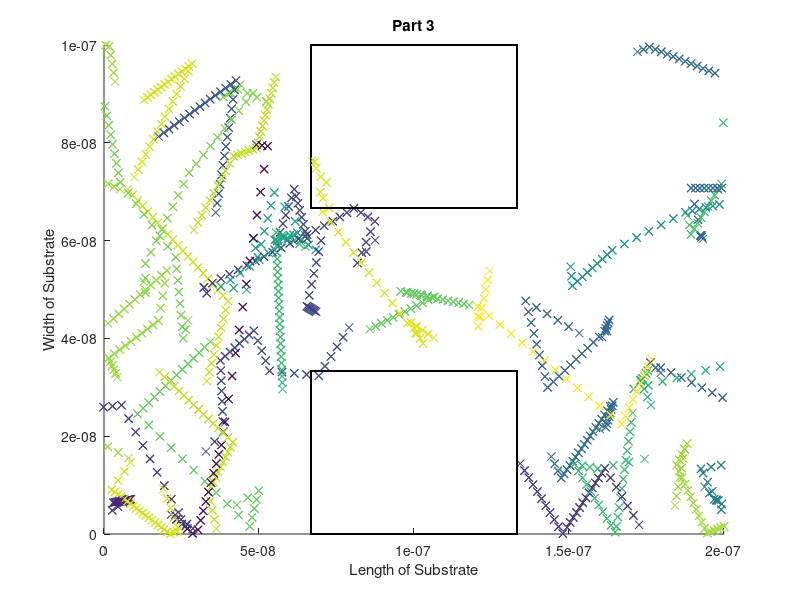
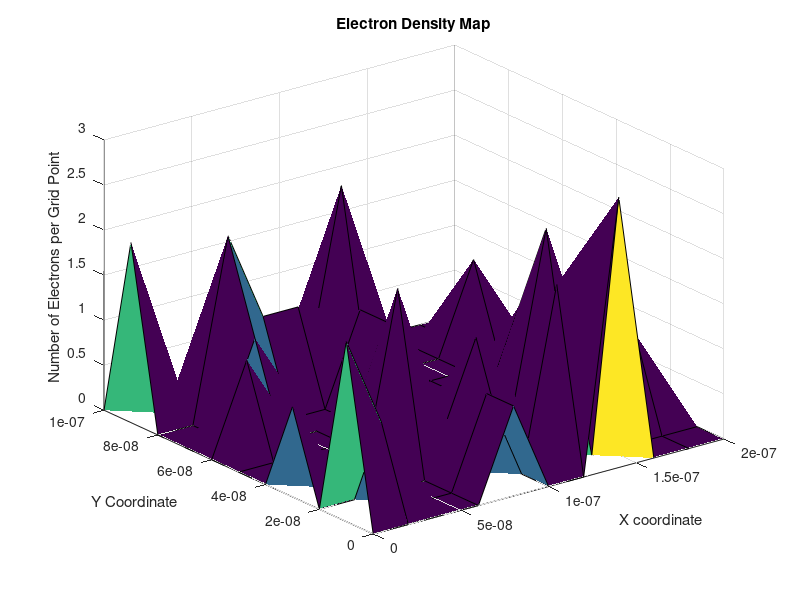
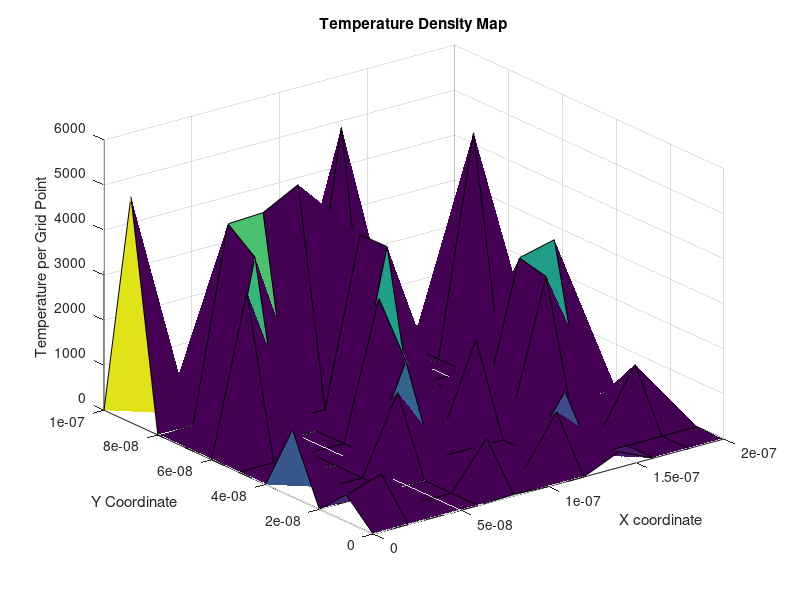

The MATLAB script that drew these images, in order:
clear

%% Constants %%

T =300;                  %Temp in K
K =1.38e-23;             %Boltsmann constant
Tmn =0.2e-12;            %mean time between collisions
Mo =9.11e-31;            %rest mass
Mn =0.26*Mo;             %effective mass of electrons
L =200e-09;               %Length of region
W =100e-09;               %Width of region
Pop =35;                %number of particles
Vth = sqrt((K*T)/(Mn));   %Thermal velocity    
Tstep = 15e-15;           %time step of 15ns
lengthE = 50;


%% Electron Modelling 

MFP = Tmn *Vth;

Ang = rand(Pop,1)*2*pi;  % Defines a random angle 

Pos = [rand(Pop,1)*L rand(Pop,1)*W Vth*cos(Ang) Vth*sin(Ang)];  %Creates an Array of particles with random X & Y positions and velocities 

initX = Pos(:,1); %The Initial X positions 

initY = Pos(:,2); % The initial Y positions 

colour = rand(Pop,1); % Ensures each electron will have its own colour 



%%%%% NEW to Part 2 %%%%%%%%%


initT = T; 

Pscat = 1- exp(-Tstep/Tmn);

Velo = sqrt(sum(Pos(:,3).^2)/Pop + sum(Pos(:,4).^2)/Pop);

probV = makedist('Normal', 'mu', 0, 'sigma', sqrt(K*T/Mn));

sumT = 0;




%%%% NEW to Part 3 %%%%%%

% Need to assign position outside of Boundaries 

Bounds = ((Pos(:,1)>= L/3)&(Pos(:,1)<= 2*L/3)&(Pos(:,2)<= W/3)) | ((Pos(:,1)>= L/3)&(Pos(:,1)<= 2*L/3)& (Pos(:,2)>= 2*W/3));

 while (sum(Bounds)>1)
     
           initX(Bounds)=initX(Bounds) .*rand();                           %randomize the electrons initialized inside the box
           
           initY(Bounds)=initY(Bounds) .*rand();
           
           
           Bounds = (initX>=L/4 & initX <=2*L/3 & initY <= W/3) | (initX>=L/4 & initX <=2*L/3 & initY >= 2*W/3); %check once again for electrons initialized inside the box.
       end



for i = 1 : lengthE      % Main Loop of the Function 
    
    
    % Probability of scattering 
    
    P = rand(Pop,1) < Pscat;
    
    Pos(P,3:4) = random(probV, [sum(P),2]);
    
    
    % Finding velocity and Temperature 
    Velo = sqrt(sum(Pos(:,3).^2)/Pop + sum(Pos(:,4).^2)/Pop);
    
    newT = T + ((Mn * (Velo.^2) )/K/Pop/2);
    
    
    newX = initX + Pos(:,3)*Tstep;    % The next X position of the particle
    
    newY = initY + Pos(:,4)*Tstep;     % The next Y position of the particle
    
    
    
    %%%%% Check for Specular vs Diffusion %%%%%%%%%
    
     
    if rand () > 0.5   % Specular: Use Standard Code outside of boxes 
        
    % Checking for Top and Bottom bounds 
    
    Yhigh = newY > W;
    newY(Yhigh) = 2*W - newY(Yhigh); 
    Pos(Yhigh,4) = -Pos(Yhigh,4);
    
    Ylow = newY < 0;
    newY(Ylow) = -newY(Ylow);
    Pos(Ylow,4) = -Pos(Ylow,4);
    
    
    
    % Checking for Left and Right Bounds 
    
    
    Xright = newX > L;
    newX(Xright) = newX(Xright) -L;
    
    
    Xleft = newX < 0;
    newX(Xleft) = newX(Xleft) + L;
    
    
    
    % Checking for Box collisions 
    
    
    bCol = (newX>=L/3 & newX <=2*L/3 & newY <= W/3) | (newX>=L/3 & newX <=2*L/3 & newY >= 2*W/3); % Definition of the two boxes
    
    
    if sum(bCol) ~= 0       % if bCol contains a value, we have an electron at a barrier 
        
        if ((newX(bCol) >= L/3) & newX(bCol) <= 2*L/3);     % Checking X plane 
            Pos(bCol,4) = -Pos(bCol,4);
            
            
        else
            Pos(bCol,3) = -Pos(bCol,3);    % Checking Y plane 
            
            
        end
    end
    
        
       
          % Diffusive: Need to adjust for random velocity change 
    
    
    
    else
    
        % Checking for Top and Bottom bounds 
    
    Yhigh = newY > W;
    newY(Yhigh) = 2*W - newY(Yhigh); 
    Pos(Yhigh,3)=Vth*cos(randn()*2*pi);
    Pos(Yhigh,4)=Vth*sin(randn()*2*pi);
    
    
    
    
    Ylow = newY < 0;
    newY(Ylow) = -newY(Ylow);
    Pos(Ylow,3)=Vth*cos(randn()*2*pi);
    Pos(Ylow,4)=Vth*sin(randn()*2*pi);
    
    
    
    % Checking For Box Values 
    
        bCol = (newX>=L/3 & newX <=2*L/3 & newY <= W/3) | (newX>=L/3 & newX <=2*L/3 & newY >= 2*W/3); % Definition of the two boxes
    
    
    if sum(bCol) ~= 0       % if bCol contains a value, we have an electron at a barrier 
        
        if ((newX(bCol) >= L/3) & newX(bCol) <= 2*L/3);     % Checking X plane 
            Pos(bCol,4) = -Pos(bCol,4);
            Pos(bCol,3)=Vth*cos(randn()*2*pi);
            Pos(bCol,4)=Vth*sin(randn()*2*pi);
            
        else
            Pos(bCol,3) = -Pos(bCol,3);    % Checking Y plane 
            Pos(bCol,3)=Vth*cos(randn()*2*pi);
            Pos(bCol,4)=Vth*sin(randn()*2*pi);
            
        end
    end
        
        
        
    
    %Avg Temp Calc
    sumT = sumT + newT;
    
    avgT = sumT/i;
    
    

    % Plotting the movement of electrons
    
    figure(1)   
    
    scatter(initX,initY,Pop, colour,'x' );      
    hold on
    scatter(newX, newY,Pop, colour,'x' );          
    rectangle( 'Position', [L/3 0 L/3 W/3])
    rectangle('Position', [L/3 2*W/3 L/3 W/3])
    title 'Part 3'
    xlabel 'Length of Substrate'
    ylabel 'Width of Substrate'     
    axis([0 L 0 W]);
    
    
    
   
    
    %Re-initializing after 1 loop 
    initX = newX;
    initY = newY;
    initT = newT;
   
    
end


end


% Density Plot 

n = 10; % Number of grid points 

[X Y] = meshgrid(0:L/n:L,0:W/n:W);  % Create a Grid 

Den = zeros(n+1,n+1);
Temp = zeros(n+1,n+1);

countT = 0;
countD = 0;

for i = 1:n
    
    
    XP1 = X(1,i);       
    XP2 = X(1,i+1);
    
    for j = 1:n
        
        YP1 = Y(j,1);
        YP2 = Y(j+1, 1);
        
        
          %check each frame
            for k=1:Pop
                
                if((Pos(k,1)>XP1 & Pos(k,1)<XP2) & Pos(k,2)<YP2 & Pos(k,2)>YP1)
                    
                    countT = countT+1;    
                    
                    Den(i,j) = Den(i,j)+1;      
                    
                    countD = countD + sqrt(Pos(k,3)^2+Pos(k,4)^2);  
                    
                    
                    if(countT >0)
                        Temp(i,j)=Mn*(countD^2)/(countT)/K/2;         
                    end
                end
            end
            
          %  countD=0;
           % countT=0;
    end
        
    
end

%density map
    figure(3)
    surf(X,Y,Den)
    title 'Electron Density Map';
    zlabel 'Number of Electrons per Grid Point';
    ylabel 'Y Coordinate';
    xlabel 'X coordinate';
    
    
    
    %temperature map
    figure(4)
    surf(X,Y,Temp)
    title 'Temperature Density Map';
    zlabel 'Temperature per Grid Point';
    ylabel 'Y Coordinate';
    xlabel 'X coordinate';













